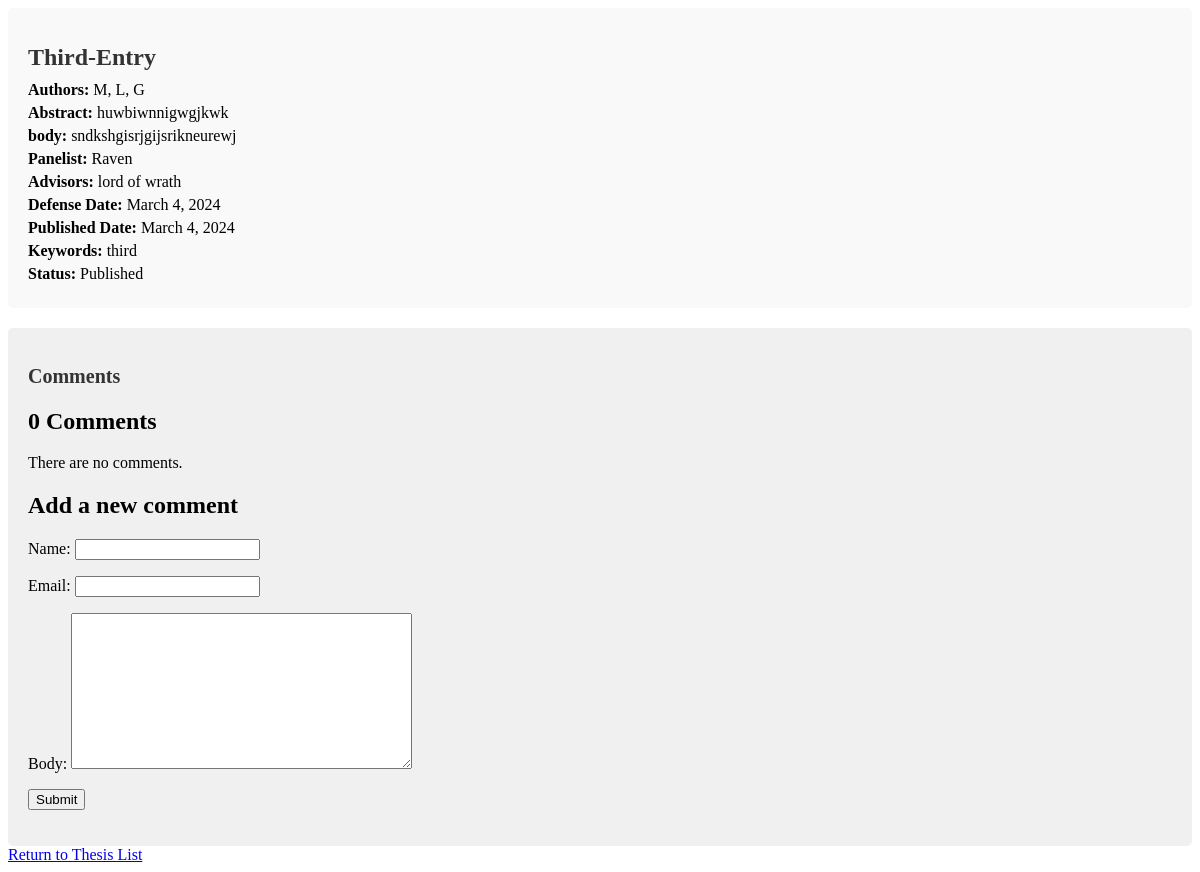
The app's page /thesis/2024/3/4/third-entry/ with its own data.
### content/models.py (models this page shows, shortened)
class Thesis(models.Model):
    title = models.CharField(max_length=255)
    slug = models.SlugField(max_length=255, unique=True, blank=True
                            ,unique_for_date = "published_date")
    authors = models.CharField(max_length=100)
    abstract = models.TextField()
    body = models.TextField()
    panelist = models.CharField(max_length=100)
    advisors = models.CharField(max_length=255)
    department = models.CharField(max_length=100)
    defense_date = models.DateField()
    published_date = models.DateField(default=timezone.now)
    keywords = models.CharField(max_length=255)
    status = models.CharField(
        max_length=2,
        choices=[
            ("RJ", "Rejected"),
            ("PB", "Published"),
            ("UR", "Under Review"),
        ],
        default="UR"
    )
    class Meta:
        ordering = ['-published_date']
        indexes = [
            models.Index(fields=['-published_date'])
        ]

### content/views.py (the view)
# urls.py: path('<int:year>/<int:month>/<int:day>/<slug:thesis>/',views.thesis_details,name = "thesis_details"),
def thesis_details(request, year, month, day, thesis):
    thesis = get_object_or_404(Thesis,slug=thesis,published_date__year = year, published_date__month = month, published_date__day = day)
    comments = thesis.comments.filter(active=True)
    form = CommentForm()
    return render(request,"inner_working/thesis_details.html", {"thesis":thesis,'comments':comments, 'form':form})

### content/forms.py
class CommentForm(ModelForm):
    class Meta:
        model = Comment
        fields = ['name','email','body']

### content/templates/inner_working/thesis_details.html (shortened to what this page needs)
{% extends 'base.html' %}
{% block content %}
<div class="thesis-detail">
    <h1 class="thesis-title">{{ thesis.title }}</h1>
    <div class="thesis-info">
        <p class="author"><strong>Authors:</strong> {{ thesis.authors }}</p>
        <p class="abstract"><strong>Abstract:</strong> {{ thesis.abstract }}</p>
        <p class="body"><strong>body:</strong> {{ thesis.body }}</p>
        <p class="panelist"><strong>Panelist:</strong> {{ thesis.panelist }}</p>
        <p class="advisor"><strong>Advisors:</strong> {{ thesis.advisors }}</p>
        <p class="defense-date"><strong>Defense Date:</strong> {{ thesis.defense_date }}</p>
        <p class="published-date"><strong>Published Date:</strong> {{ thesis.published_date }}</p>
        <p class="keywords"><strong>Keywords:</strong> {{ thesis.keywords }}</p>
        <p class="status"><strong>Status:</strong> {{ thesis.get_status_display }}</p>
    </div>
</div>
<div class="comment-section">
    <h2 class="comment-heading">Comments</h2>
    <div class="comments">
        {% with comments.count as total_comments%}
            <h2> {{total_comments}} Comment{{total_comments|pluralize}}</h2>
        {%endwith%}
        {%for comment in comments%}
            <div class="comment_sec">
                <p class="info">
                    Comment {{forloop.counter}} by {{comment.name}}
                    {{comment.created}}
                </p>
                {{comment.body|linebreaks}}
            </div>
            {%empty%}
                <p>There are no comments.</p>
        {%endfor%}
        {%include "inner_working/comment_form.html"%}
    </div>
</div>
<div class="return">
    <a href="/thesis">Return to Thesis List</a>
</div>
{% endblock %}

### content/static/css/style_details.css (style rules this page uses)
.thesis-detail { background-color: #f9f9f9; padding: 20px; margin-bottom: 20px; border-radius: 5px; }
.thesis-title { color: #333; font-size: 24px; margin-bottom: 10px; }
.thesis-info p { margin: 5px 0; }
.comment-section { background-color: #f0f0f0; padding: 20px; border-radius: 5px; }
.comment-heading { color: #333; font-size: 20px; margin-bottom: 10px; }

### records on screen
Thesis: title "Third-Entry", authors "M, L, G", abstract "huwbiwnnigwgjkwk", body "sndkshgisrjgijsrikneurewj", panelist "Raven", advisors "lord of wrath", defense_date "March 4, 2024", published_date "March 4, 2024", keywords "third", status "Published"

### other values on screen
{{ total_comments }} "0"
